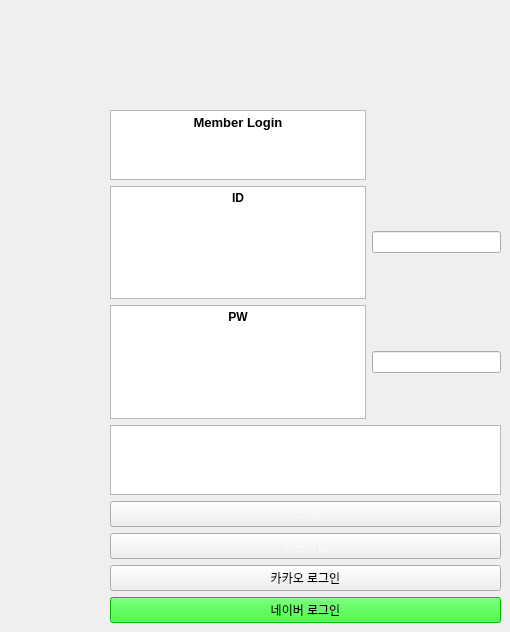
      <widget class="QWidget" name="page1_login">
       <widget class="QWidget" name="verticalLayoutWidget">
        <property name="geometry">
         <rect>
          <x>110</x>
          <y>110</y>
          <width>391</width>
          <height>513</height>
         </rect>
        </property>
        <layout class="QVBoxLayout" name="Page_Login">
         <item>
          <widget class="QTextEdit" name="textEdit">
           <property name="sizePolicy">
            <sizepolicy hsizetype="Maximum" vsizetype="Maximum">
             <horstretch>0</horstretch>
             <verstretch>0</verstretch>
            </sizepolicy>
           </property>
           <property name="styleSheet">
            <string notr="true">backgroundcolor : rgba(255, 255, 255, 0)</string>
           </property>
           <property name="html">
            <string>&lt;!DOCTYPE HTML PUBLIC &quot;-//W3C//DTD HTML 4.0//EN&quot; &quot;http://www.w3.org/TR/REC-html40/strict.dtd&quot;&gt;
&lt;html&gt;&lt;head&gt;&lt;meta name=&quot;qrichtext&quot; content=&quot;1&quot; /&gt;&lt;style type=&quot;text/css&quot;&gt;
p, li { white-space: pre-wrap; }
&lt;/style&gt;&lt;/head&gt;&lt;body style=&quot; font-family:'Gulim'; font-size:9pt; font-weight:400; font-style:normal;&quot;&gt;
&lt;p align=&quot;center&quot; style=&quot; margin-top:0px; margin-bottom:0px; margin-left:0px; margin-right:0px; -qt-block-indent:0; text-indent:0px;&quot;&gt;&lt;span style=&quot; font-size:10pt; font-weight:600;&quot;&gt;Member Login&lt;/span&gt;&lt;/p&gt;&lt;/body&gt;&lt;/html&gt;</string>
           </property>
          </widget>
         </item>
         <item>
          <layout class="QGridLayout" name="gridLayout">
           <item row="1" column="1">
            <widget class="QLineEdit" name="text_ID"/>
           </item>
           <item row="2" column="1">
            <widget class="QLineEdit" name="text_PW">
             <property name="text">
              <string/>
             </property>
            </widget>
           </item>
           <item row="1" column="0">
            <widget class="QTextEdit" name="textEdit_2">
             <property name="html">
              <string>&lt;!DOCTYPE HTML PUBLIC &quot;-//W3C//DTD HTML 4.0//EN&quot; &quot;http://www.w3.org/TR/REC-html40/strict.dtd&quot;&gt;
&lt;html&gt;&lt;head&gt;&lt;meta name=&quot;qrichtext&quot; content=&quot;1&quot; /&gt;&lt;style type=&quot;text/css&quot;&gt;
p, li { white-space: pre-wrap; }
&lt;/style&gt;&lt;/head&gt;&lt;body style=&quot; font-family:'Gulim'; font-size:9pt; font-weight:400; font-style:normal;&quot;&gt;
&lt;p align=&quot;center&quot; style=&quot; margin-top:0px; margin-bottom:0px; margin-left:0px; margin-right:0px; -qt-block-indent:0; text-indent:0px;&quot;&gt;&lt;span style=&quot; font-weight:600;&quot;&gt;ID&lt;/span&gt;&lt;/p&gt;&lt;/body&gt;&lt;/html&gt;</string>
             </property>
            </widget>
           </item>
           <item row="2" column="0">
            <widget class="QTextEdit" name="textEdit_3">
             <property name="readOnly">
              <bool>true</bool>
             </property>
             <property name="html">
              <string>&lt;!DOCTYPE HTML PUBLIC &quot;-//W3C//DTD HTML 4.0//EN&quot; &quot;http://www.w3.org/TR/REC-html40/strict.dtd&quot;&gt;
&lt;html&gt;&lt;head&gt;&lt;meta name=&quot;qrichtext&quot; content=&quot;1&quot; /&gt;&lt;style type=&quot;text/css&quot;&gt;
p, li { white-space: pre-wrap; }
&lt;/style&gt;&lt;/head&gt;&lt;body style=&quot; font-family:'Gulim'; font-size:9pt; font-weight:400; font-style:normal;&quot;&gt;
&lt;p align=&quot;center&quot; style=&quot; margin-top:0px; margin-bottom:0px; margin-left:0px; margin-right:0px; -qt-block-indent:0; text-indent:0px;&quot;&gt;&lt;span style=&quot; font-weight:600;&quot;&gt;PW&lt;/span&gt;&lt;/p&gt;&lt;/body&gt;&lt;/html&gt;</string>
             </property>
            </widget>
           </item>
          </layout>
         </item>
         <item>
          <widget class="QTextEdit" name="text_status"/>
         </item>
         <item>
          <widget class="QPushButton" name="Button_LogIn">
           <property name="styleSheet">
            <string notr="true">background:rgbrgb(127, 127, 127);
color:rgb(248, 248, 248);</string>
           </property>
           <property name="text">
            <string>로그인</string>
           </property>
          </widget>
         </item>
         <item>
          <widget class="QPushButton" name="Button_register">
           <property name="styleSheet">
            <string notr="true">background:rgbrgb(127, 127, 127);
color:rgb(248, 248, 248);</string>
           </property>
           <property name="text">
            <string>회원가입</string>
           </property>
          </widget>
         </item>
         <item>
          <widget class="QPushButton" name="pushButton_3">
           <property name="styleSheet">
            <string notr="true">background:rgbrgb(255, 255, 0)</string>
           </property>
           <property name="text">
            <string>카카오 로그인</string>
           </property>
          </widget>
         </item>
         <item>
          <widget class="QPushButton" name="pushButton_2">
           <property name="styleSheet">
            <string notr="true">background:rgb(0, 255, 0)</string>
           </property>
           <property name="text">
            <string>네이버 로그인</string>
           </property>
          </widget>
         </item>
        </layout>
       </widget>
      </widget>
